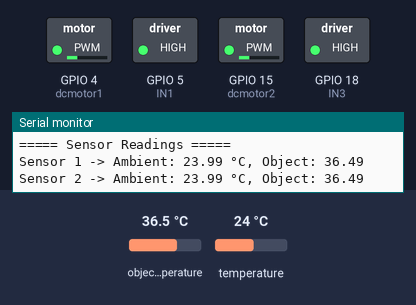
The sketch below on a simulated ESP32. Shown: switched loads named in the sketch (green lamp = pin HIGH), the last lines printed to the serial monitor. Inputs (shaded band) come from the test bench; at power-on: object temperature 36.5 °C, temperature 24 °C. WiFi joins after 1.5 s; servers stay silent unless stated; uploads are accepted with an empty reply.

Above: at 2.7 s.
2.8 s: object temperature set to 39.7 °C
5.8 s: object temperature set to 40.4 °C
At 6.4 s:
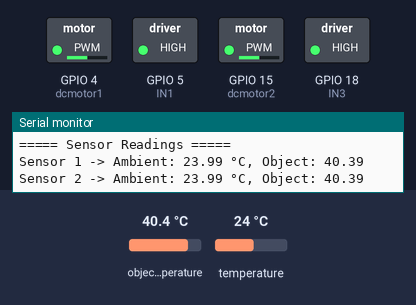
7.5 s: object temperature set to 39 °C
At 8.9 s:
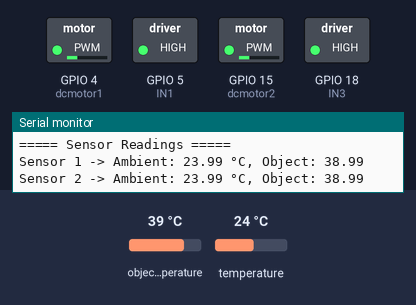
9.3 s: object temperature set to 44 °C
At 10.0 s:
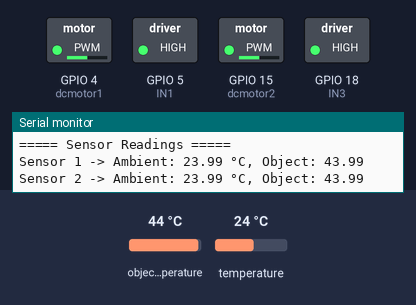
Timing chart, 0 to 12.2 s (numbered marks = the images above; inputs shaded):
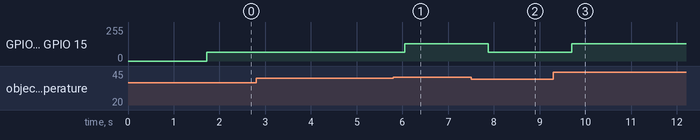

Measured:
- the behaviour switches between 40 and 40.1 °C on object temperature (found by bisection; images 0 and 1)
- after the input at 5.8 s, GPIO 4 (dcmotor1), GPIO 15 (dcmotor2): 64/255 → 128/255 after 0.25 s
- after the input at 7.5 s, GPIO 4 (dcmotor1), GPIO 15 (dcmotor2): 128/255 → 64/255 after 0.37 s
- after the input at 9.3 s, GPIO 4 (dcmotor1), GPIO 15 (dcmotor2): 64/255 → 128/255 after 0.40 s

The sketch:

Final.ino
```cpp
#include <WiFi.h>
#include <HTTPClient.h>
#include <Arduino_JSON.h>
#include <Wire.h>
#include <Adafruit_MLX90614.h>

// ===== I2C Setup for Two Sensors =====
TwoWire I2Cone = TwoWire(0);   // Default I2C (GPIO21 SDA, GPIO22 SCL)
TwoWire I2Ctwo = TwoWire(1);   // Second I2C (GPIO25 SDA, GPIO26 SCL)

// ===== MLX90614 Sensors =====
Adafruit_MLX90614 mlx1 = Adafruit_MLX90614();
Adafruit_MLX90614 mlx2 = Adafruit_MLX90614();

// ===== Control pins (DC motors) =====
const int dcmotor1 = 4;
const int dcmotor2 = 15;
const int IN1 = 5;
const int IN3 = 18;

// ===== Wi-Fi Settings =====
const char* ssid     = "La_Fibre_dOrange_73D3";
const char* password = "ATN2N95UC7DGKZR99G";

// ===== Variables =====
float amb1=0.0, obj1=0.0;
float amb2=0.0, obj2=0.0;

int proportionalSpeed1=0, proportionalSpeed2=0;
int appliedSpeed1=0, appliedSpeed2=0;

int scaledSpeed1=0, scaledSpeed2=0;
int scaledAmb1=0, scaledAmb2=0;

// Manual override
bool manualOverride1 = false;
bool manualOverride2 = false;
int manualSpeed1 = 0;
int manualSpeed2 = 0;
unsigned long lastManualTime1 = 0;
unsigned long lastManualTime2 = 0;
const unsigned long manualTimeout = 8000;

// HTTP POST variables
String postData = "";
String payload = "";

// Speed buttons from MySQL
int speed1_1=0, speed2_1=0, speed3_1=0, speed4_1=0; // sensor 1
int speed1_2=0, speed2_2=0, speed3_2=0, speed4_2=0; // sensor 2

// Timing
unsigned long lastSendTime = 0;
const unsigned long sendInterval = 5000; // send every 5 sec

// ---- Helpers ----
int parseFlag(JSONVar obj, const char* key) {
  if (!obj.hasOwnProperty(key)) return 0;
  JSONVar v = obj[key];
  String t = JSON.typeof(v);
  if (t == "boolean") return ((bool)v) ? 1 : 0;
  else if (t == "number") return ((int)v != 0) ? 1 : 0;
  else if (t == "string") {
    String s = (const char*)v; s.trim(); s.toUpperCase();
    return (s == "1" || s == "ON" || s == "TRUE") ? 1 : 0;
  }
  return 0;
}

void analogWrite(uint8_t pin, int value) {
  static int channel = 0;
  static bool initialized[16] = {false};
  if (!initialized[channel]) {
    ledcSetup(channel, 5000, 8);
    ledcAttachPin(pin, channel);
    initialized[channel] = true;
  }
  value = constrain(value, 0, 255);
  ledcWrite(channel, value);
  channel++;
  if(channel>15) channel=0;
}

void setup() {
  Serial.begin(115200);
  pinMode(dcmotor1, OUTPUT);
  pinMode(dcmotor2, OUTPUT);
  pinMode(IN1, OUTPUT);
  pinMode(IN3, OUTPUT);
  digitalWrite(IN1, HIGH);
  digitalWrite(IN3, HIGH);

  // Start I2C
  I2Cone.begin(21, 22);
  I2Ctwo.begin(25, 26);

  // Initialize sensors
  if (!mlx1.begin(0x5A, &I2Cone)) {
    Serial.println("Error connecting to MLX90614 #1.");
    while(1);
  }
  if (!mlx2.begin(0x5A, &I2Ctwo)) {
    Serial.println("Error connecting to MLX90614 #2.");
    while(1);
  }
  Serial.println("Both MLX sensors initialized successfully.");

  // Connect Wi-Fi
  WiFi.mode(WIFI_STA);
  WiFi.begin(ssid, password);
  Serial.print("Connecting");
  int timeout = 40;
  while (WiFi.status() != WL_CONNECTED) {
    Serial.print(".");
    delay(500);
    if (timeout-- <= 0) ESP.restart();
  }
  Serial.println("\nWiFi connected");
  Serial.print("IP: "); Serial.println(WiFi.localIP());
}

void fetchSpeeds() {
  HTTPClient http;
  postData = "id=esp32_01";
  http.begin("http://192.168.11.131/mlxsensornorah/test/getSpeeds.php");
  http.addHeader("Content-Type","application/x-www-form-urlencoded");

  int httpCode = http.POST(postData);
  payload = http.getString();
  http.end();

  if (httpCode != 200) return;

  JSONVar doc = JSON.parse(payload);
  if (JSON.typeof(doc) == "undefined") return;

  // sensor 1
  speed1_1 = parseFlag(doc, "speed1_1");
  speed2_1 = parseFlag(doc, "speed2_1");
  speed3_1 = parseFlag(doc, "speed3_1");
  speed4_1 = parseFlag(doc, "speed4_1");

  // sensor 2
  speed1_2 = parseFlag(doc, "speed1_2");
  speed2_2 = parseFlag(doc, "speed2_2");
  speed3_2 = parseFlag(doc, "speed3_2");
  speed4_2 = parseFlag(doc, "speed4_2");
}

void setManualSpeed1(int newSpeed) {
  manualOverride1 = true;
  manualSpeed1 = newSpeed;
  lastManualTime1 = millis();
}

void setManualSpeed2(int newSpeed) {
  manualOverride2 = true;
  manualSpeed2 = newSpeed;
  lastManualTime2 = millis();
}

void loop() {
  // ==== Read MLX sensors ====
  amb1 = mlx1.readAmbientTempC();
  obj1 = mlx1.readObjectTempC();
  amb2 = mlx2.readAmbientTempC();
  obj2 = mlx2.readObjectTempC();

  Serial.println();
  Serial.println("===== Sensor Readings =====");
  Serial.print("Sensor 1 -> Ambient: "); Serial.print(amb1); Serial.print(" °C, Object: "); Serial.println(obj1);
  Serial.print("Sensor 2 -> Ambient: "); Serial.print(amb2); Serial.print(" °C, Object: "); Serial.println(obj2);

  // ==== Fetch speeds/buttons from MySQL ====
  fetchSpeeds();

  Serial.println("Fetched speed buttons:");
  Serial.printf("Sensor1: s1:%d s2:%d s3:%d s4:%d\n", speed1_1, speed2_1, speed3_1, speed4_1);
  Serial.printf("Sensor2: s1:%d s2:%d s3:%d s4:%d\n", speed1_2, speed2_2, speed3_2, speed4_2);

  // ==== Manual override timeout ====
  if (manualOverride1 && millis() - lastManualTime1 > manualTimeout) {
    manualOverride1 = false;
    Serial.println("Sensor 1 -> Manual override expired -> AUTO mode");
  }
  if (manualOverride2 && millis() - lastManualTime2 > manualTimeout) {
    manualOverride2 = false;
    Serial.println("Sensor 2 -> Manual override expired -> AUTO mode");
  }

  // ==== Check manual buttons ====
  if (speed1_1) setManualSpeed1(63);
  else if (speed2_1) setManualSpeed1(126);
  else if (speed3_1) setManualSpeed1(189);
  else if (speed4_1) setManualSpeed1(252);

  if (speed1_2) setManualSpeed2(63);
  else if (speed2_2) setManualSpeed2(126);
  else if (speed3_2) setManualSpeed2(189);
  else if (speed4_2) setManualSpeed2(252);

  // ==== Auto vs Manual speed logic ====
  if (manualOverride1) appliedSpeed1 = manualSpeed1;
  else {
    proportionalSpeed1 = (int)(obj1 * 5.0);
    proportionalSpeed1 = constrain(proportionalSpeed1,0,255);
    if(obj1>=50) appliedSpeed1=255;
    else if(obj1>=45) appliedSpeed1=191;
    else if(obj1>=40) appliedSpeed1=128;
    else if(obj1>=35) appliedSpeed1=64;
    else appliedSpeed1=0;
  }

  if (manualOverride2) appliedSpeed2 = manualSpeed2;
  else {
    proportionalSpeed2 = (int)(obj2 * 5.0);
    proportionalSpeed2 = constrain(proportionalSpeed2,0,255);
    if(obj2>=50) appliedSpeed2=255;
    else if(obj2>=45) appliedSpeed2=191;
    else if(obj2>=40) appliedSpeed2=128;
    else if(obj2>=35) appliedSpeed2=64;
    else appliedSpeed2=0;
  }

  // ==== Scale values for MySQL ====
  scaledSpeed1 = map(proportionalSpeed1,0,255,0,100);
  scaledSpeed2 = map(proportionalSpeed2,0,255,0,100);
  scaledAmb1   = map((int)amb1,0,70,0,70);
  scaledAmb2   = map((int)amb2,0,70,0,70);

  // Scale applied speeds 0-255 to 0-100 before sending
  int scaledAppliedSpeed1 = map(appliedSpeed1, 0, 255, 0, 100);
  int scaledAppliedSpeed2 = map(appliedSpeed2, 0, 255, 0, 100);

  Serial.println("Motor Speeds:");
  Serial.print("Sensor 1 -> Applied: "); Serial.print(appliedSpeed1);
  Serial.print(", Proportional: "); Serial.println(scaledSpeed1);
  Serial.print("Sensor 2 -> Applied: "); Serial.print(appliedSpeed2);
  Serial.print(", Proportional: "); Serial.println(scaledSpeed2);

  // Apply PWM to motors
  analogWrite(dcmotor1, appliedSpeed1);
  analogWrite(dcmotor2, appliedSpeed2);

  // ==== Send data to MySQL ====
  if(millis() - lastSendTime >= sendInterval) {
    lastSendTime = millis();
    HTTPClient http;
    postData = "id=esp32_01";
    postData += "&amb1=" + String(scaledAmb1);
    postData += "&obj1=" + String(obj1);
    postData += "&speed1=" + String(scaledAppliedSpeed1);           // scaled applied speed
    postData += "&proportionalSpeed1=" + String(scaledSpeed1);

    postData += "&amb2=" + String(scaledAmb2);
    postData += "&obj2=" + String(obj2);
    postData += "&speed2=" + String(scaledAppliedSpeed2);           // scaled applied speed
    postData += "&proportionalSpeed2=" + String(scaledSpeed2);

    Serial.println("Sending data to MySQL...");
    Serial.println(postData);

    http.begin("http://192.168.11.131/mlxsensornorah/test/updateMLXdata.php");
    http.addHeader("Content-Type","application/x-www-form-urlencoded");

    int httpCode = http.POST(postData);
    payload = http.getString();
    Serial.print("httpCode : "); Serial.println(httpCode);
    Serial.print("payload  : "); Serial.println(payload);
    http.end();
  }

  delay(10);
}
```
